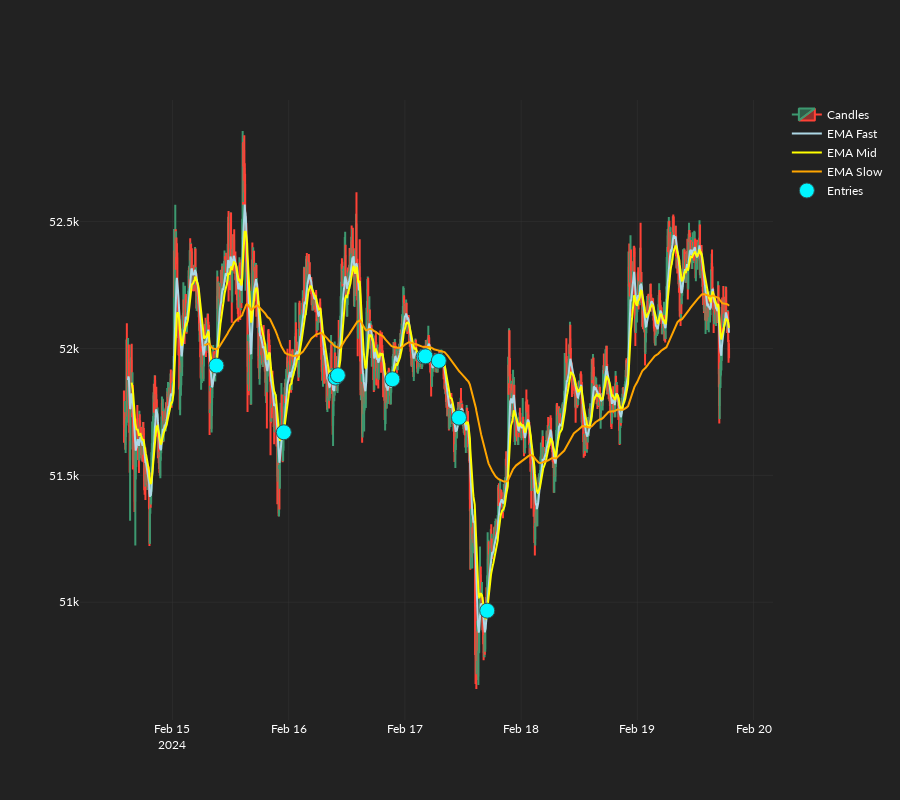

Notebook code cell kept with this figure:
### Code cell
mid_below_slow = ema_mid < ema_slow

high_prices_below_slow = high_prices < ema_slow

entries = (
    (fast_above_mid == True)
    & (prev_fast_below_mid == True)
    & (mid_below_slow == True)
    & (high_prices_below_slow == True)
)
entry_signals = np.where(entries, ema_fast, np.nan)
go.Figure(
    data=[
        go.Candlestick(
            x=datetimes,
            open=open_prices,
            high=high_prices,
            low=low_prices,
            close=closing_prices,
            name="Candles",
        ),
        go.Scatter(
            x=datetimes,
            y=ema_fast,
            name="EMA Fast",
            line_color="lightblue",
        ),
        go.Scatter(
            x=datetimes,
            y=ema_mid,
            name="EMA Mid",
            line_color="yellow",
        ),
        go.Scatter(
            x=datetimes,
            y=ema_slow,
            name="EMA Slow",
            line_color="orange",
        ),
        go.Scatter(
            x=datetimes,
            y=entry_signals,
            mode="markers",
            name="Entries",
            marker=dict(
                size=15,
                symbol="circle",
                color="#00F6FF",
                line=dict(
                    width=1,
                    color="DarkSlateGrey",
                ),
            ),
        ),
    ]
).update_layout(height=800, xaxis_rangeslider_visible=False)

### Figure 1 — Plotly figure (JSON) as saved in the notebook; plotly's stock layout.template omitted (floating-point values rounded to 4 significant figures; data arrays with more than 128 entries replaced by an {"elided": "..."} marker saying what was removed)
{"data": [{"close": {"elided": "1500 float values"}, "high": {"elided": "1500 float values"}, "low": {"elided": "1500 float values"}, "name": "Candles", "open": {"elided": "1500 float values"}, "type": "candlestick", "x": {"elided": "1500 str values"}}, {"line": {"color": "lightblue"}, "name": "EMA Fast", "type": "scatter", "x": {"elided": "1500 str values"}, "y": {"elided": "1500 float values"}}, {"line": {"color": "yellow"}, "name": "EMA Mid", "type": "scatter", "x": {"elided": "1500 str values"}, "y": {"elided": "1500 float values"}}, {"line": {"color": "orange"}, "name": "EMA Slow", "type": "scatter", "x": {"elided": "1500 str values"}, "y": {"elided": "1500 float values"}}, {"marker": {"color": "#00F6FF", "line": {"color": "DarkSlateGrey", "width": 1}, "size": 15, "symbol": "circle"}, "mode": "markers", "name": "Entries", "type": "scatter", "x": {"elided": "1500 str values"}, "y": {"elided": "1500 float values"}}], "layout": {"height": 800, "xaxis": {"rangeslider": {"visible": false}}}}
